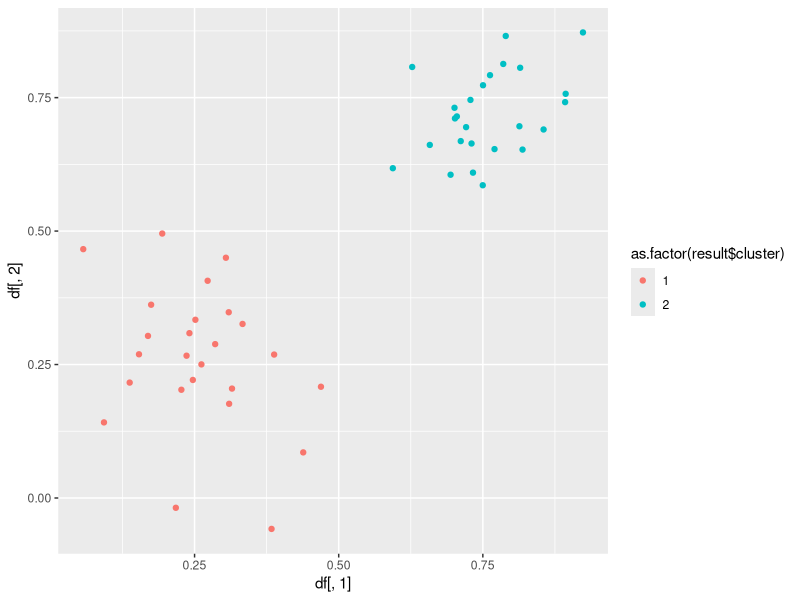

Write R code to recreate this figure.
library(dplyr)
library(magrittr)
library(ggplot2)

dis <- function(df, center){
    result <- matrix(0, nrow(df), nrow(center))
    for (i in 1:nrow(df)) {
        result[i, ] <- apply(center, 1, function(x){
            sqrt(sum((df[i, ] - x) ^ 2))
        })
    }
    colnames(result) <- 1:nrow(center)
    return(result)
}

centerNew <- function(df_with_cat){
    cat_col <- df_with_cat[, ncol(df_with_cat)]
    cat_unique <- unique(cat_col)
    n_col <- ncol(df_with_cat)
    
    result <- matrix(NA, length(cat_unique), n_col - 1)
    
    for (i in 1:nrow(result)) {
        result[i, ] <- tryCatch(
            {colMeans(df_with_cat[cat_col == cat_unique[i], -n_col])}, 
            error = function(e){
                return(df_with_cat[cat_col == cat_unique[i], -n_col])
            }
        ) 
    }
    return(result)
}

km <- function(df, k = 2, thr = 0.95, n = 1000){
    result <- list()
    N <- 0
    n_row <- dim(df)[1]
    n_col <- dim(df)[2]
    
    limit_max <- apply(df, 2, max)
    limit_min <- apply(df, 2, min)
    
    category <- k * n_col %>% 
        runif(limit_min, limit_max) %>% 
        matrix(nrow = k, ncol = n_col) %>% 
        dis(df, .) %>% 
        apply(1, which.min)
    
    while (TRUE) {
        category_temp <- df %>% 
            cbind(category) %>% 
            centerNew() %>% 
            dis(df, .) %>% 
            apply(1, which.min)
        N <- N + 1
        
        if (mean(category == category_temp) > thr | N > n) {
            break
        } else {
            category <- category_temp
        }
    }
    result[['cluster']] <- category
    result[['center']] <- centerNew(cbind(df, category))
    return(result)
}

df1 <- matrix(rnorm(50, 0.25, 0.1), 25, 2)
df2 <- matrix(rnorm(50, 0.75, 0.1), 25, 2)
df <- rbind(df1, df2)
result <- km(df)
qplot(df[, 1], df[, 2], color = as.factor(result$cluster))













